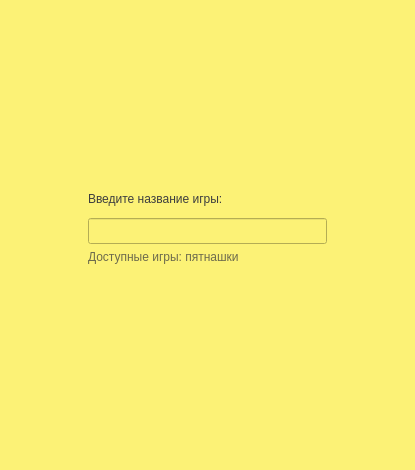
<?xml version="1.0" encoding="UTF-8"?>
<ui version="4.0">
 <class>ScreenSaver</class>
 <widget class="QMainWindow" name="ScreenSaver">
  <property name="geometry">
   <rect>
    <x>0</x>
    <y>0</y>
    <width>415</width>
    <height>470</height>
   </rect>
  </property>
  <property name="windowTitle">
   <string>ScreenSaver</string>
  </property>
  <property name="styleSheet">
   <string notr="true">background-color: #fcf276;</string>
  </property>
  <widget class="QWidget" name="centralwidget">
   <layout class="QGridLayout" name="gridLayout">
    <item row="1" column="1">
     <layout class="QVBoxLayout" name="verticalLayout">
      <item>
       <widget class="QLabel" name="label">
        <property name="minimumSize">
         <size>
          <width>239</width>
          <height>27</height>
         </size>
        </property>
        <property name="maximumSize">
         <size>
          <width>239</width>
          <height>27</height>
         </size>
        </property>
        <property name="styleSheet">
         <string notr="true">font: 700 16pt &quot;Segoe UI&quot;;
color: #3d3e3f;</string>
        </property>
        <property name="text">
         <string>Введите название игры:</string>
        </property>
       </widget>
      </item>
      <item>
       <widget class="QLineEdit" name="lineEdit">
        <property name="minimumSize">
         <size>
          <width>239</width>
          <height>26</height>
         </size>
        </property>
        <property name="maximumSize">
         <size>
          <width>239</width>
          <height>26</height>
         </size>
        </property>
       </widget>
      </item>
      <item>
       <widget class="QLabel" name="label_2">
        <property name="styleSheet">
         <string notr="true">font: 750 9pt &quot;Segoe UI&quot;;
color: rgba(61, 62, 63, 0.75);</string>
        </property>
        <property name="text">
         <string>Доступные игры: пятнашки</string>
        </property>
       </widget>
      </item>
     </layout>
    </item>
    <item row="0" column="1">
     <spacer name="verticalSpacer_2">
      <property name="orientation">
       <enum>Qt::Orientation::Vertical</enum>
      </property>
      <property name="sizeHint" stdset="0">
       <size>
        <width>20</width>
        <height>158</height>
       </size>
      </property>
     </spacer>
    </item>
    <item row="1" column="0">
     <spacer name="horizontalSpacer">
      <property name="orientation">
       <enum>Qt::Orientation::Horizontal</enum>
      </property>
      <property name="sizeHint" stdset="0">
       <size>
        <width>66</width>
        <height>20</height>
       </size>
      </property>
     </spacer>
    </item>
    <item row="1" column="2">
     <spacer name="horizontalSpacer_2">
      <property name="orientation">
       <enum>Qt::Orientation::Horizontal</enum>
      </property>
      <property name="sizeHint" stdset="0">
       <size>
        <width>66</width>
        <height>20</height>
       </size>
      </property>
     </spacer>
    </item>
    <item row="2" column="1">
     <spacer name="verticalSpacer">
      <property name="orientation">
       <enum>Qt::Orientation::Vertical</enum>
      </property>
      <property name="sizeHint" stdset="0">
       <size>
        <width>20</width>
        <height>157</height>
       </size>
      </property>
     </spacer>
    </item>
   </layout>
  </widget>
  <widget class="QMenuBar" name="menubar">
   <property name="geometry">
    <rect>
     <x>0</x>
     <y>0</y>
     <width>415</width>
     <height>26</height>
    </rect>
   </property>
  </widget>
  <widget class="QStatusBar" name="statusbar"/>
 </widget>
 <resources/>
 <connections/>
</ui>
